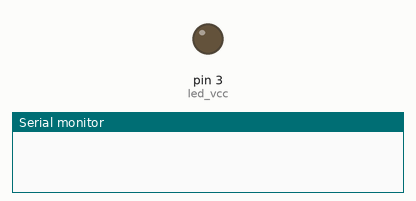
Bench run of a sketch on a simulated Arduino Uno, built with avr-gcc and run on an emulated ATmega328P. Shown: output pins drawn as LEDs (lit = HIGH), the last lines printed to the serial monitor. Pins used as bus, display or sensor lines are not drawn.

Above: at 0.1 s.
At 1.1 s:
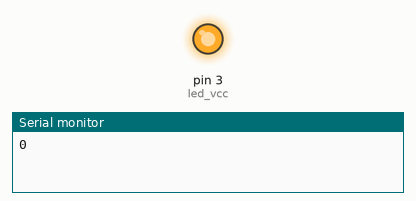
Timing chart, 0 to 2.6 s (numbered marks = the images above):
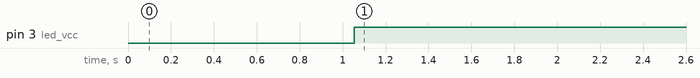

The sketch:

Blind_spot.ino
```cpp
// Author ~ Shrikar Nakhye
int ECHO=1;
int Trig=2;
int led_vcc=3;
void setup()
{
pinMode(led_vcc,OUTPUT);
pinMode(ECHO,INPUT);
pinMode(Trig,OUTPUT);
Serial.begin(9600);
}
void loop()
{
digitalWrite(Trig,LOW);
delay(5);
digitalWrite(Trig,HIGH);
delay(50);
digitalWrite(Trig,LOW);
int duration= pulseIn(ECHO,HIGH);
int cm=duration*0.0689;
Serial.println(cm);
 if(cm<10)
 {
digitalWrite(led_vcc,HIGH);
 }
else
  {
    digitalWrite(led_vcc,LOW);
  }
}
```

Measured:
- by itself, pin 3 (led_vcc): LOW → HIGH at 1.1 s
